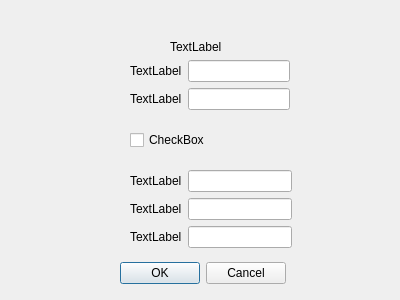
<?xml version="1.0" encoding="UTF-8"?>
<ui version="4.0">
 <class>Form</class>
 <widget class="QWidget" name="Form">
  <property name="geometry">
   <rect>
    <x>0</x>
    <y>0</y>
    <width>400</width>
    <height>300</height>
   </rect>
  </property>
  <property name="windowTitle">
   <string>Form</string>
  </property>
  <widget class="QLabel" name="lblTittle">
   <property name="geometry">
    <rect>
     <x>170</x>
     <y>40</y>
     <width>65</width>
     <height>14</height>
    </rect>
   </property>
   <property name="text">
    <string>TextLabel</string>
   </property>
  </widget>
  <widget class="QWidget" name="formLayoutWidget">
   <property name="geometry">
    <rect>
     <x>130</x>
     <y>60</y>
     <width>160</width>
     <height>56</height>
    </rect>
   </property>
   <layout class="QFormLayout" name="lytMandatory">
    <item row="0" column="0">
     <widget class="QLabel" name="lblServerIp">
      <property name="text">
       <string>TextLabel</string>
      </property>
     </widget>
    </item>
    <item row="0" column="1">
     <widget class="QLineEdit" name="edtServerIp"/>
    </item>
    <item row="1" column="0">
     <widget class="QLabel" name="lblHostName">
      <property name="text">
       <string>TextLabel</string>
      </property>
     </widget>
    </item>
    <item row="1" column="1">
     <widget class="QLineEdit" name="edtHostName"/>
    </item>
   </layout>
  </widget>
  <widget class="QWidget" name="formLayoutWidget_2">
   <property name="geometry">
    <rect>
     <x>130</x>
     <y>170</y>
     <width>162</width>
     <height>86</height>
    </rect>
   </property>
   <layout class="QFormLayout" name="lytOptional">
    <item row="0" column="0">
     <widget class="QLabel" name="lblHostIp">
      <property name="text">
       <string>TextLabel</string>
      </property>
     </widget>
    </item>
    <item row="1" column="0">
     <widget class="QLabel" name="lblNetmask">
      <property name="text">
       <string>TextLabel</string>
      </property>
     </widget>
    </item>
    <item row="2" column="0">
     <widget class="QLabel" name="lblGateway">
      <property name="text">
       <string>TextLabel</string>
      </property>
     </widget>
    </item>
    <item row="0" column="1">
     <widget class="QLineEdit" name="edtHostIp"/>
    </item>
    <item row="1" column="1">
     <widget class="QLineEdit" name="edtNetmask"/>
    </item>
    <item row="2" column="1">
     <widget class="QLineEdit" name="edtGateway"/>
    </item>
   </layout>
  </widget>
  <widget class="QCheckBox" name="chkStaticIp">
   <property name="geometry">
    <rect>
     <x>130</x>
     <y>130</y>
     <width>87</width>
     <height>20</height>
    </rect>
   </property>
   <property name="text">
    <string>CheckBox</string>
   </property>
  </widget>
  <widget class="QDialogButtonBox" name="buttonBox">
   <property name="geometry">
    <rect>
     <x>110</x>
     <y>260</y>
     <width>176</width>
     <height>27</height>
    </rect>
   </property>
   <property name="standardButtons">
    <set>QDialogButtonBox::Cancel|QDialogButtonBox::Ok</set>
   </property>
  </widget>
 </widget>
 <resources/>
 <connections/>
</ui>
